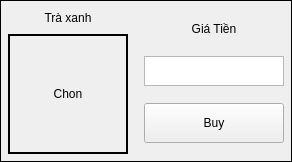
              <widget class="QFrame" name="frame_55">
               <property name="frameShape">
                <enum>QFrame::Box</enum>
               </property>
               <layout class="QHBoxLayout" name="horizontalLayout_33">
                <property name="leftMargin">
                 <number>2</number>
                </property>
                <property name="topMargin">
                 <number>2</number>
                </property>
                <property name="rightMargin">
                 <number>2</number>
                </property>
                <property name="bottomMargin">
                 <number>2</number>
                </property>
                <item>
                 <widget class="QFrame" name="frame_56">
                  <property name="sizePolicy">
                   <sizepolicy hsizetype="Expanding" vsizetype="Preferred">
                    <horstretch>0</horstretch>
                    <verstretch>0</verstretch>
                   </sizepolicy>
                  </property>
                  <property name="frameShape">
                   <enum>QFrame::Box</enum>
                  </property>
                  <property name="lineWidth">
                   <number>0</number>
                  </property>
                  <layout class="QVBoxLayout" name="verticalLayout_56">
                   <property name="leftMargin">
                    <number>5</number>
                   </property>
                   <property name="topMargin">
                    <number>5</number>
                   </property>
                   <property name="rightMargin">
                    <number>5</number>
                   </property>
                   <property name="bottomMargin">
                    <number>5</number>
                   </property>
                   <item>
                    <widget class="QLabel" name="nameID14">
                     <property name="sizePolicy">
                      <sizepolicy hsizetype="Expanding" vsizetype="Maximum">
                       <horstretch>0</horstretch>
                       <verstretch>0</verstretch>
                      </sizepolicy>
                     </property>
                     <property name="minimumSize">
                      <size>
                       <width>20</width>
                       <height>20</height>
                      </size>
                     </property>
                     <property name="maximumSize">
                      <size>
                       <width>5000</width>
                       <height>60</height>
                      </size>
                     </property>
                     <property name="frameShape">
                      <enum>QFrame::Box</enum>
                     </property>
                     <property name="lineWidth">
                      <number>0</number>
                     </property>
                     <property name="text">
                      <string>Trà xanh</string>
                     </property>
                     <property name="alignment">
                      <set>Qt::AlignCenter</set>
                     </property>
                    </widget>
                   </item>
                   <item>
                    <widget class="QLabel" name="imageID14">
                     <property name="sizePolicy">
                      <sizepolicy hsizetype="Expanding" vsizetype="Maximum">
                       <horstretch>0</horstretch>
                       <verstretch>0</verstretch>
                      </sizepolicy>
                     </property>
                     <property name="minimumSize">
                      <size>
                       <width>120</width>
                       <height>120</height>
                      </size>
                     </property>
                     <property name="maximumSize">
                      <size>
                       <width>5000</width>
                       <height>250</height>
                      </size>
                     </property>
                     <property name="frameShape">
                      <enum>QFrame::Box</enum>
                     </property>
                     <property name="lineWidth">
                      <number>2</number>
                     </property>
                     <property name="text">
                      <string>Chon</string>
                     </property>
                     <property name="alignment">
                      <set>Qt::AlignCenter</set>
                     </property>
                    </widget>
                   </item>
                  </layout>
                 </widget>
                </item>
                <item>
                 <widget class="QFrame" name="frame_57">
                  <property name="maximumSize">
                   <size>
                    <width>150</width>
                    <height>16777215</height>
                   </size>
                  </property>
                  <layout class="QVBoxLayout" name="verticalLayout_57">
                   <property name="leftMargin">
                    <number>5</number>
                   </property>
                   <property name="topMargin">
                    <number>5</number>
                   </property>
                   <property name="rightMargin">
                    <number>5</number>
                   </property>
                   <property name="bottomMargin">
                    <number>5</number>
                   </property>
                   <item>
                    <widget class="QLabel" name="imageAc_35">
                     <property name="sizePolicy">
                      <sizepolicy hsizetype="Maximum" vsizetype="Maximum">
                       <horstretch>0</horstretch>
                       <verstretch>0</verstretch>
                      </sizepolicy>
                     </property>
                     <property name="minimumSize">
                      <size>
                       <width>20</width>
                       <height>20</height>
                      </size>
                     </property>
                     <property name="maximumSize">
                      <size>
                       <width>150</width>
                       <height>20</height>
                      </size>
                     </property>
                     <property name="frameShape">
                      <enum>QFrame::Box</enum>
                     </property>
                     <property name="lineWidth">
                      <number>0</number>
                     </property>
                     <property name="text">
                      <string>Giá Tiền</string>
                     </property>
                     <property name="alignment">
                      <set>Qt::AlignCenter</set>
                     </property>
                    </widget>
                   </item>
                   <item>
                    <widget class="QTextEdit" name="totalCoinID14">
                     <property name="maximumSize">
                      <size>
                       <width>500</width>
                       <height>30</height>
                      </size>
                     </property>
                     <property name="readOnly">
                      <bool>true</bool>
                     </property>
                    </widget>
                   </item>
                   <item>
                    <widget class="QPushButton" name="btnBuyID14">
                     <property name="sizePolicy">
                      <sizepolicy hsizetype="Expanding" vsizetype="Fixed">
                       <horstretch>0</horstretch>
                       <verstretch>0</verstretch>
                      </sizepolicy>
                     </property>
                     <property name="minimumSize">
                      <size>
                       <width>0</width>
                       <height>40</height>
                      </size>
                     </property>
                     <property name="text">
                      <string>Buy</string>
                     </property>
                     <property name="ID" stdset="0">
                      <number>14</number>
                     </property>
                    </widget>
                   </item>
                  </layout>
                 </widget>
                </item>
               </layout>
              </widget>
